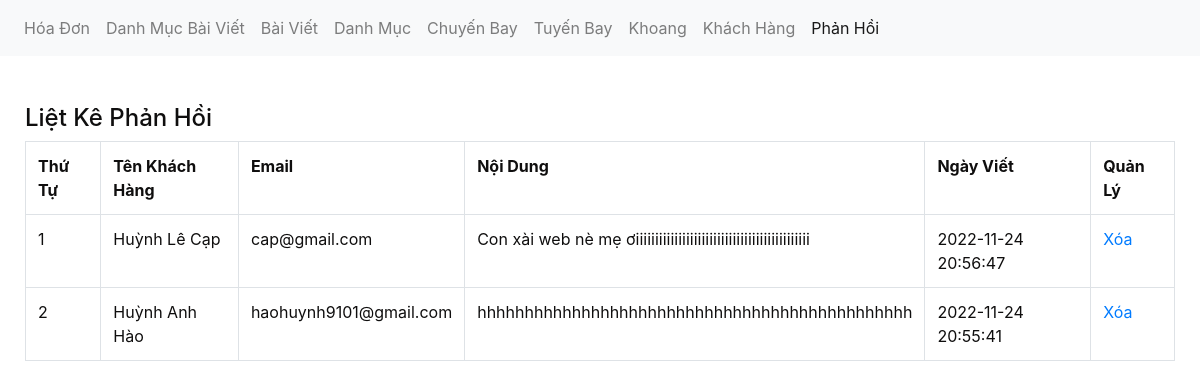
Page /admin/xulylienhe.php on the committed database.
### tables this page shows
CREATE TABLE `tbl_lienhe` (
  `lienhe_id` int(11) NOT NULL,
  `lienhe_name` varchar(100) NOT NULL,
  `lienhe_email` varchar(100) NOT NULL,
  `lienhe_noidung` text NOT NULL,
  `ngaythang` timestamp NOT NULL DEFAULT current_timestamp() ON UPDATE current_timestamp()
);

### admin/xulylienhe.php (the view, shortened to what this page needs)
<?php
	include('../db/connect.php');
?>
<!DOCTYPE html>
<html lang="en">
<head>
	<link href="../css/bootstrap.css" rel="stylesheet" type="text/css" media="all" />
</head>
<body>
	<nav class="navbar navbar-expand-lg navbar-light bg-light">
	  <div class="collapse navbar-collapse" id="navbarNav">
	    <ul class="navbar-nav">
		<li class="nav-item">
	        <a class="nav-link" href="xulygiaodich.php">Hóa Đơn <span class="sr-only">(current)</span></a>
	      </li>
		  <li class="nav-item">
	        <a class="nav-link" href="xulydanhmucbaiviet.php">Danh Mục Bài Viết</a>
	      </li>
	         <li class="nav-item">
	        <a class="nav-link" href="xulybaiviet.php">Bài Viết</a>
	      </li>
		  <li class="nav-item">
	        <a class="nav-link" href="xulydanhmuc.php">Danh Mục</a>
	      </li>
	      <li class="nav-item">
	        <a class="nav-link" href="xulychuyenbay.php">Chuyến Bay</a>
	      </li>
		  <li class="nav-item">
	        <a class="nav-link" href="xulytuyenbay.php">Tuyến Bay</a>
	      </li>
		  <li class="nav-item">
	        <a class="nav-link" href="xulykhoang.php">Khoang</a>
	      </li>
	       <li class="nav-item">
	        <a class="nav-link" href="xulykhachhang.php">Khách Hàng</a>
	      </li>
		  <li class="nav-item active">
	        <a class="nav-link" href="xulylienhe.php">Phản Hồi</a>
	      </li>
	    </ul>
	  </div>
	</nav><br><br>
	<div class="container">
		<div class="row">
			<div class="col-md-12">
				<h4>Liệt Kê Phản Hồi</h4>
				<?php
				$sql_select = mysqli_query($con,"SELECT * FROM tbl_lienhe ORDER BY lienhe_id DESC");
				?>
				<table class="table table-bordered ">
					<tr>
						<th>Thứ Tự</th>
						<th>Tên Khách Hàng</th>
						<th>Email</th>
                        <th>Nội Dung</th>
						<th>Ngày Viết</th>
                        <th>Quản Lý</th>
					</tr>
					<?php
					$i = 0;
					while($row_category = mysqli_fetch_array($sql_select)){
						$i++;
					?>
					<tr>
						<td><?php echo $i; ?></td>
						<td><?php echo $row_category['lienhe_name'] ?></td>
                        <td><?php echo $row_category['lienhe_email'] ?></td>
                        <td><?php echo $row_category['lienhe_noidung'] ?></td>
						<td><?php echo $row_category['ngaythang'] ?></td>
						<td><a href="?xoa=<?php echo $row_category['lienhe_id'] ?>">Xóa</a></td>
					</tr>
					<?php
					}
					?>
				</table>
			</div>
		</div>
	</div>
</body>
</html>

### rows in the picture
tbl_lienhe: lienhe_name "Huỳnh Lê Cạp", lienhe_email "cap@gmail.com", lienhe_noidung "Con xài web nè mẹ ơiiiiiiiiiiiiiiiiiiiiiiiiiiiiiiiiiiiiiiiiiiiii", ngaythang "2022-11-24 20:56:47"
tbl_lienhe: lienhe_name "Huỳnh Anh Hào", lienhe_email "haohuynh9101@gmail.com", lienhe_noidung "hhhhhhhhhhhhhhhhhhhhhhhhhhhhhhhhhhhhhhhhhhhhhh", ngaythang "2022-11-24 20:55:41"
